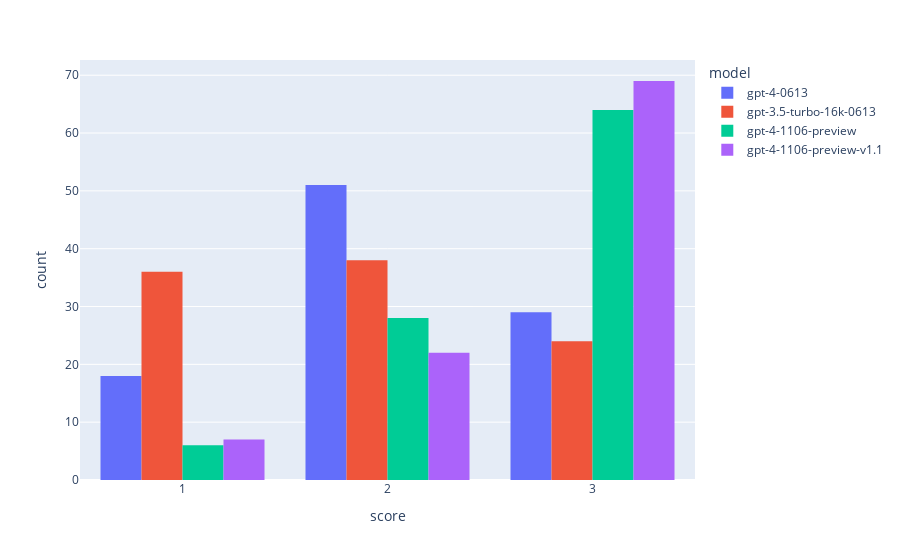
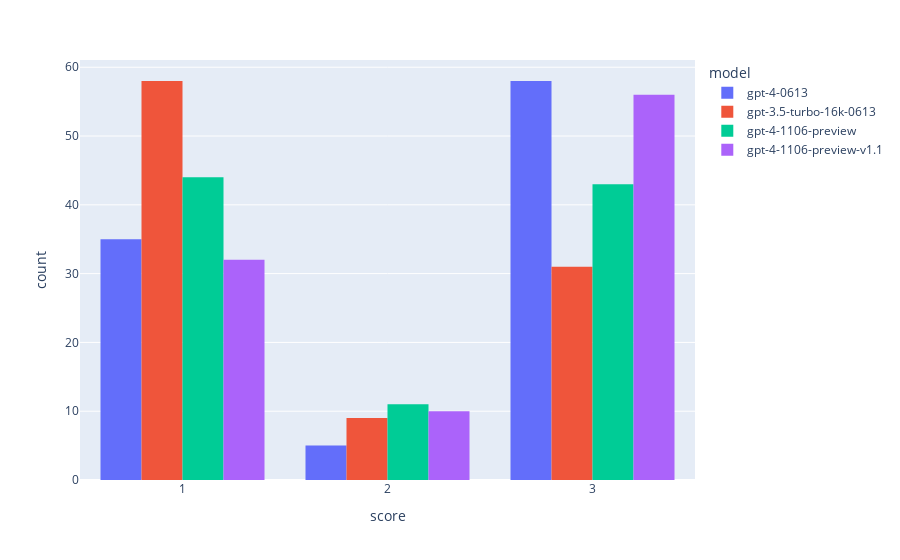
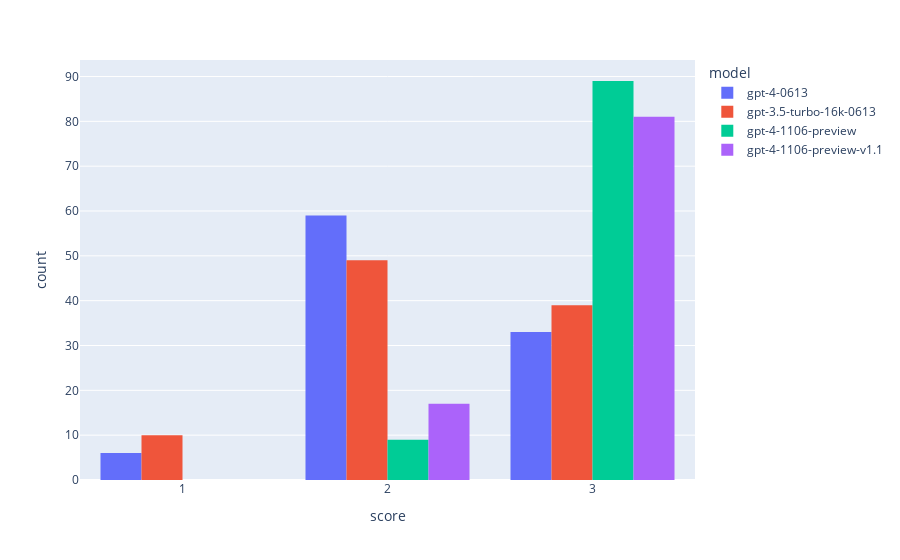

The code cell stored with these charts, in order, in its notebook:
### Code cell
plot_categorical_metrics(dfs, table_names, categorical_metrics)

### Figure 1 — Plotly figure (JSON) as saved in the notebook; plotly's stock layout.template omitted (floating-point values rounded to 4 significant figures)
{"data": [{"alignmentgroup": "True", "bingroup": "x", "hovertemplate": "model=gpt-4-0613<br>score=%{x}<br>count=%{y}<extra></extra>", "legendgroup": "gpt-4-0613", "marker": {"color": "#636efa", "pattern": {"shape": ""}}, "name": "gpt-4-0613", "nbinsx": 3, "offsetgroup": "gpt-4-0613", "orientation": "v", "showlegend": true, "type": "histogram", "x": [1, 3, 2, 2, 3, 3, 1, 2, 1, 2, 3, 1, 2, 2, 1, 1, 3, 2, 1, 3, 1, 3, 2, 2, 2, 2, 2, 1, 2, 3, 3, 3, 3, 2, 2, 2, 2, 1, 3, 2, 2, 3, 1, 2, 3, 1, 2, 2, 2, 2, 3, 2, 2, 2, 2, 2, 3, 2, 2, 1, 2, 3, 2, 1, 2, 3, 2, 2, 2, 2, 3, 3, 2, 3, 2, 2, 1, 2, 2, 2, 1, 2, 2, 2, 3, 1, 3, 2, 1, 2, 2, 3, 3, 3, 2, 3, 3, 3], "xaxis": "x", "yaxis": "y"}, {"alignmentgroup": "True", "bingroup": "x", "hovertemplate": "model=gpt-3.5-turbo-16k-0613<br>score=%{x}<br>count=%{y}<extra></extra>", "legendgroup": "gpt-3.5-turbo-16k-0613", "marker": {"color": "#EF553B", "pattern": {"shape": ""}}, "name": "gpt-3.5-turbo-16k-0613", "nbinsx": 3, "offsetgroup": "gpt-3.5-turbo-16k-0613", "orientation": "v", "showlegend": true, "type": "histogram", "x": [3, 2, 2, 2, 3, 2, 2, 2, 1, 2, 1, 1, 2, 1, 2, 2, 2, 1, 1, 1, 1, 3, 1, 2, 2, 1, 2, 1, 1, 3, 1, 3, 2, 1, 1, 1, 2, 2, 1, 2, 3, 3, 1, 1, 3, 1, 2, 2, 1, 1, 3, 3, 2, 3, 3, 3, 1, 3, 2, 3, 2, 2, 3, 2, 2, 3, 2, 1, 3, 1, 3, 3, 2, 2, 1, 1, 1, 2, 2, 2, 3, 1, 1, 1, 3, 1, 1, 2, 3, 2, 2, 1, 1, 1, 2, 2, 3, 2], "xaxis": "x", "yaxis": "y"}, {"alignmentgroup": "True", "bingroup": "x", "hovertemplate": "model=gpt-4-1106-preview<br>score=%{x}<br>count=%{y}<extra></extra>", "legendgroup": "gpt-4-1106-preview", "marker": {"color": "#00cc96", "pattern": {"shape": ""}}, "name": "gpt-4-1106-preview", "nbinsx": 3, "offsetgroup": "gpt-4-1106-preview", "orientation": "v", "showlegend": true, "type": "histogram", "x": [2, 3, 3, 3, 3, 3, 3, 2, 3, 2, 3, 3, 2, 3, 1, 3, 3, 3, 2, 2, 3, 3, 3, 3, 2, 3, 3, 3, 3, 3, 2, 3, 3, 2, 2, 2, 2, 3, 3, 2, 3, 3, 1, 2, 2, 2, 2, 3, 2, 3, 3, 3, 2, 3, 3, 3, 3, 3, 3, 3, 3, 3, 3, 2, 3, 2, 2, 2, 2, 3, 3, 3, 1, 3, 3, 3, 1, 1, 3, 3, 3, 3, 2, 2, 3, 1, 3, 3, 3, 3, 3, 3, 2, 3, 3, 2, 3, 3], "xaxis": "x", "yaxis": "y"}, {"alignmentgroup": "True", "bingroup": "x", "hovertemplate": "model=gpt-4-1106-preview-v1.1<br>score=%{x}<br>count=%{y}<extra></extra>", "legendgroup": "gpt-4-1106-preview-v1.1", "marker": {"color": "#ab63fa", "pattern": {"shape": ""}}, "name": "gpt-4-1106-preview-v1.1", "nbinsx": 3, "offsetgroup": "gpt-4-1106-preview-v1.1", "orientation": "v", "showlegend": true, "type": "histogram", "x": [2, 3, 3, 3, 3, 3, 2, 2, 3, 2, 3, 1, 2, 3, 1, 3, 3, 3, 3, 3, 1, 3, 3, 3, 2, 3, 3, 3, 1, 3, 3, 2, 3, 2, 3, 3, 2, 3, 3, 3, 3, 3, 1, 2, 3, 2, 3, 3, 3, 3, 3, 3, 3, 3, 3, 3, 3, 3, 2, 3, 3, 3, 2, 3, 2, 3, 3, 2, 2, 3, 3, 3, 3, 3, 3, 2, 1, 3, 3, 3, 2, 3, 3, 2, 3, 1, 3, 3, 3, 3, 2, 3, 3, 3, 2, 2, 3, 3], "xaxis": "x", "yaxis": "y"}], "layout": {"barmode": "group", "legend": {"title": {"text": "model"}, "tracegroupgap": 0}, "margin": {"t": 60}, "xaxis": {"anchor": "y", "domain": [0, 1], "title": {"text": "score"}}, "yaxis": {"anchor": "x", "domain": [0, 1], "title": {"text": "count"}}}}

### Figure 2 — Plotly figure (JSON) as saved in the notebook; plotly's stock layout.template omitted (floating-point values rounded to 4 significant figures)
{"data": [{"alignmentgroup": "True", "bingroup": "x", "hovertemplate": "model=gpt-4-0613<br>score=%{x}<br>count=%{y}<extra></extra>", "legendgroup": "gpt-4-0613", "marker": {"color": "#636efa", "pattern": {"shape": ""}}, "name": "gpt-4-0613", "nbinsx": 3, "offsetgroup": "gpt-4-0613", "orientation": "v", "showlegend": true, "type": "histogram", "x": [1, 3, 1, 1, 3, 3, 1, 3, 1, 2, 2, 3, 3, 3, 1, 1, 3, 1, 1, 3, 1, 1, 3, 1, 3, 3, 3, 1, 1, 1, 3, 1, 3, 1, 1, 3, 1, 3, 1, 1, 3, 3, 3, 3, 3, 1, 3, 3, 1, 1, 3, 3, 1, 3, 3, 3, 3, 1, 3, 3, 3, 3, 3, 1, 2, 3, 3, 1, 3, 3, 3, 3, 1, 3, 1, 1, 3, 3, 3, 3, 3, 1, 2, 1, 3, 3, 3, 3, 1, 3, 3, 1, 3, 2, 3, 3, 3, 3], "xaxis": "x", "yaxis": "y"}, {"alignmentgroup": "True", "bingroup": "x", "hovertemplate": "model=gpt-3.5-turbo-16k-0613<br>score=%{x}<br>count=%{y}<extra></extra>", "legendgroup": "gpt-3.5-turbo-16k-0613", "marker": {"color": "#EF553B", "pattern": {"shape": ""}}, "name": "gpt-3.5-turbo-16k-0613", "nbinsx": 3, "offsetgroup": "gpt-3.5-turbo-16k-0613", "orientation": "v", "showlegend": true, "type": "histogram", "x": [1, 1, 1, 1, 3, 1, 3, 3, 1, 1, 1, 3, 3, 2, 1, 2, 3, 2, 1, 1, 1, 1, 3, 1, 3, 1, 3, 1, 1, 1, 1, 1, 1, 1, 1, 1, 1, 2, 1, 1, 3, 3, 1, 1, 3, 1, 1, 2, 1, 1, 3, 3, 1, 2, 3, 3, 1, 1, 1, 3, 1, 3, 2, 1, 1, 1, 3, 1, 1, 1, 3, 3, 1, 3, 1, 1, 1, 3, 3, 3, 1, 1, 1, 1, 3, 1, 1, 3, 1, 1, 3, 1, 3, 1, 2, 2, 3, 3], "xaxis": "x", "yaxis": "y"}, {"alignmentgroup": "True", "bingroup": "x", "hovertemplate": "model=gpt-4-1106-preview<br>score=%{x}<br>count=%{y}<extra></extra>", "legendgroup": "gpt-4-1106-preview", "marker": {"color": "#00cc96", "pattern": {"shape": ""}}, "name": "gpt-4-1106-preview", "nbinsx": 3, "offsetgroup": "gpt-4-1106-preview", "orientation": "v", "showlegend": true, "type": "histogram", "x": [1, 3, 1, 1, 3, 1, 1, 3, 1, 1, 3, 2, 3, 3, 1, 1, 3, 3, 1, 3, 2, 1, 3, 1, 3, 3, 3, 1, 1, 1, 1, 1, 1, 1, 1, 3, 1, 2, 3, 1, 3, 3, 1, 3, 3, 1, 1, 3, 1, 1, 3, 3, 2, 3, 3, 3, 3, 1, 2, 3, 2, 3, 3, 1, 2, 1, 3, 1, 1, 3, 1, 3, 1, 3, 1, 1, 3, 1, 2, 3, 1, 1, 3, 1, 3, 1, 3, 3, 1, 1, 3, 2, 2, 1, 2, 3, 3, 3], "xaxis": "x", "yaxis": "y"}, {"alignmentgroup": "True", "bingroup": "x", "hovertemplate": "model=gpt-4-1106-preview-v1.1<br>score=%{x}<br>count=%{y}<extra></extra>", "legendgroup": "gpt-4-1106-preview-v1.1", "marker": {"color": "#ab63fa", "pattern": {"shape": ""}}, "name": "gpt-4-1106-preview-v1.1", "nbinsx": 3, "offsetgroup": "gpt-4-1106-preview-v1.1", "orientation": "v", "showlegend": true, "type": "histogram", "x": [1, 3, 1, 1, 3, 3, 1, 3, 3, 1, 2, 3, 3, 1, 1, 3, 3, 2, 1, 3, 2, 1, 3, 3, 3, 2, 3, 1, 1, 1, 2, 1, 1, 1, 1, 3, 2, 3, 1, 1, 3, 3, 1, 3, 3, 1, 3, 3, 3, 3, 3, 3, 3, 3, 3, 3, 3, 1, 3, 3, 3, 3, 3, 1, 2, 3, 3, 1, 1, 3, 3, 3, 1, 3, 1, 1, 1, 3, 3, 3, 3, 1, 1, 2, 3, 1, 3, 3, 1, 2, 3, 3, 3, 3, 3, 3, 3, 2], "xaxis": "x", "yaxis": "y"}], "layout": {"barmode": "group", "legend": {"title": {"text": "model"}, "tracegroupgap": 0}, "margin": {"t": 60}, "xaxis": {"anchor": "y", "domain": [0, 1], "title": {"text": "score"}}, "yaxis": {"anchor": "x", "domain": [0, 1], "title": {"text": "count"}}}}

### Figure 3 — Plotly figure (JSON) as saved in the notebook; plotly's stock layout.template omitted (floating-point values rounded to 4 significant figures)
{"data": [{"alignmentgroup": "True", "bingroup": "x", "hovertemplate": "model=gpt-4-0613<br>score=%{x}<br>count=%{y}<extra></extra>", "legendgroup": "gpt-4-0613", "marker": {"color": "#636efa", "pattern": {"shape": ""}}, "name": "gpt-4-0613", "nbinsx": 3, "offsetgroup": "gpt-4-0613", "orientation": "v", "showlegend": true, "type": "histogram", "x": [2, 3, 2, 3, 3, 2, 2, 2, 2, 2, 3, 2, 2, 2, 2, 2, 3, 2, 2, 3, 2, 3, 2, 2, 2, 2, 2, 2, 3, 3, 2, 3, 1, 2, 3, 2, 2, 1, 3, 2, 3, 3, 1, 3, 3, 2, 2, 3, 3, 2, 3, 2, 2, 2, 2, 2, 3, 2, 3, 2, 2, 3, 2, 2, 2, 2, 2, 2, 2, 2, 3, 3, 3, 3, 2, 2, 1, 2, 2, 2, 1, 3, 2, 2, 2, 1, 2, 2, 2, 3, 2, 2, 3, 3, 2, 3, 3, 3], "xaxis": "x", "yaxis": "y"}, {"alignmentgroup": "True", "bingroup": "x", "hovertemplate": "model=gpt-3.5-turbo-16k-0613<br>score=%{x}<br>count=%{y}<extra></extra>", "legendgroup": "gpt-3.5-turbo-16k-0613", "marker": {"color": "#EF553B", "pattern": {"shape": ""}}, "name": "gpt-3.5-turbo-16k-0613", "nbinsx": 3, "offsetgroup": "gpt-3.5-turbo-16k-0613", "orientation": "v", "showlegend": true, "type": "histogram", "x": [3, 3, 2, 2, 3, 2, 3, 2, 1, 3, 1, 2, 2, 2, 2, 2, 3, 1, 2, 2, 1, 3, 2, 2, 3, 2, 3, 2, 2, 3, 2, 3, 3, 2, 1, 2, 2, 2, 3, 2, 3, 3, 2, 2, 2, 2, 3, 2, 2, 2, 3, 2, 2, 3, 3, 2, 2, 3, 2, 3, 2, 3, 3, 3, 2, 3, 2, 1, 3, 2, 3, 2, 2, 3, 2, 1, 3, 2, 2, 2, 3, 2, 1, 1, 3, 3, 1, 2, 2, 3, 3, 2, 3, 3, 3, 3, 3, 2], "xaxis": "x", "yaxis": "y"}, {"alignmentgroup": "True", "bingroup": "x", "hovertemplate": "model=gpt-4-1106-preview<br>score=%{x}<br>count=%{y}<extra></extra>", "legendgroup": "gpt-4-1106-preview", "marker": {"color": "#00cc96", "pattern": {"shape": ""}}, "name": "gpt-4-1106-preview", "nbinsx": 3, "offsetgroup": "gpt-4-1106-preview", "orientation": "v", "showlegend": true, "type": "histogram", "x": [3, 3, 3, 3, 3, 3, 3, 3, 3, 3, 3, 3, 2, 3, 3, 3, 3, 2, 3, 2, 3, 3, 3, 3, 3, 3, 3, 3, 3, 3, 3, 3, 3, 3, 3, 3, 3, 3, 3, 3, 3, 3, 3, 3, 3, 3, 2, 3, 3, 3, 3, 3, 2, 3, 3, 3, 3, 3, 3, 3, 3, 3, 3, 3, 3, 3, 3, 3, 3, 3, 3, 3, 2, 3, 3, 3, 3, 2, 3, 3, 3, 3, 3, 2, 3, 3, 3, 3, 3, 3, 3, 3, 3, 3, 3, 3, 3, 2], "xaxis": "x", "yaxis": "y"}, {"alignmentgroup": "True", "bingroup": "x", "hovertemplate": "model=gpt-4-1106-preview-v1.1<br>score=%{x}<br>count=%{y}<extra></extra>", "legendgroup": "gpt-4-1106-preview-v1.1", "marker": {"color": "#ab63fa", "pattern": {"shape": ""}}, "name": "gpt-4-1106-preview-v1.1", "nbinsx": 3, "offsetgroup": "gpt-4-1106-preview-v1.1", "orientation": "v", "showlegend": true, "type": "histogram", "x": [2, 3, 3, 3, 3, 3, 2, 3, 3, 2, 3, 2, 2, 3, 3, 3, 3, 3, 3, 3, 2, 3, 3, 3, 3, 3, 3, 3, 2, 3, 3, 2, 3, 3, 3, 3, 3, 3, 3, 3, 3, 3, 3, 3, 3, 2, 3, 3, 3, 3, 3, 3, 3, 3, 3, 3, 3, 3, 3, 3, 2, 3, 2, 3, 2, 3, 3, 2, 2, 3, 3, 3, 2, 3, 3, 2, 3, 3, 3, 3, 3, 3, 3, 2, 3, 3, 3, 3, 3, 3, 3, 3, 3, 3, 3, 3, 3, 3], "xaxis": "x", "yaxis": "y"}], "layout": {"barmode": "group", "legend": {"title": {"text": "model"}, "tracegroupgap": 0}, "margin": {"t": 60}, "xaxis": {"anchor": "y", "domain": [0, 1], "title": {"text": "score"}}, "yaxis": {"anchor": "x", "domain": [0, 1], "title": {"text": "count"}}}}
